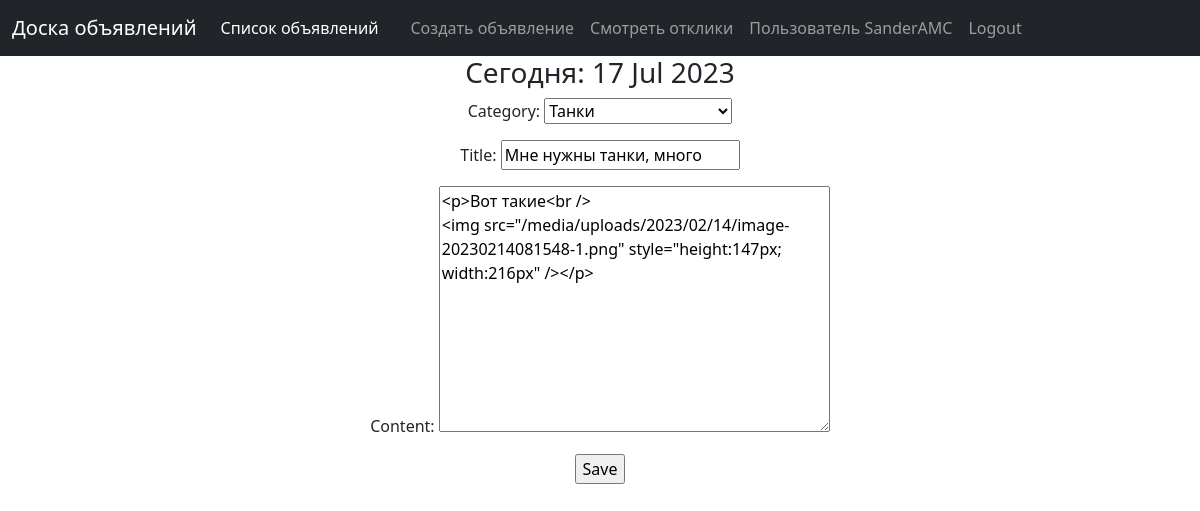
Screenshot of /post/25/edit/ (signed in) with the database file from the repository.
### MMORPG_messages/models.py (models this page shows)
class Post(models.Model):
    TYPES = [
        ('01', 'Танки'),
        ('02', 'Хилы'),
        ('03', 'ДД'),
        ('04', 'Торговцы'),
        ('05', 'Гилдмастеры'),
        ('06', 'Квестгиверы'),
        ('07', 'Кузнецы'),
        ('08', 'Кожевники'),
        ('09', 'Зельевары'),
        ('10', 'Мастера заклинаний')
    ]
    author = models.ForeignKey(User, on_delete=models.CASCADE)
    creation = models.DateTimeField(auto_now_add=True)
    category = models.CharField(max_length=2, choices=TYPES, default='1')
    title = models.CharField(max_length=200)
    content = RichTextUploadingField(blank=True, null=True)

### MMORPG_messages/views.py (the view, shortened to what this page needs)
# urls.py: path('<int:pk>/edit/', PostUpdate.as_view(), name='post_update'),
class PostUpdate(LoginRequiredMixin, UpdateView):
    form_class = PostForm
    model = Post
    template_name = 'post_edit.html'
    def get_context_data(self, **kwargs):
        context = super().get_context_data(**kwargs)
        if self.request.user.is_authenticated:
            context['user_name'] = self.request.user
        return context
    def get(self, request, *args, **kwargs):
        return super().get(request, *args, **kwargs) \
            if self.get_object().author == request.user else HttpResponse(status=403)

### MMORPG_messages/forms.py (shortened to what this page needs)
class PostForm(forms.ModelForm):
    class Meta:
       model = Post
       fields = [
           'category',
           'title',
           'content',
       ]

### MMORPG_messages/templatetags/custom_tags.py (called while the page is built)
@register.simple_tag()
def current_time(format_string='%d %b %Y'):
    return datetime.utcnow().strftime(format_string)

### templates/post_edit.html (shortened to what this page needs)
{% extends 'default.html' %}
{% load custom_filters %}
{% load custom_tags %}
{% block content %}
    <h3>Сегодня: {% current_time '%d %b %Y' %} </h3>
    <form action="" method="post">
      {{ form.as_p }} {{ form.media }}
        <input type="submit" value="Save"/>
    </form>
{% endblock content %}

### templates/default.html (shortened to what this page needs)
<!DOCTYPE html>
<html lang="en">
    <head>
        {% load static %}
	    <link href="{% static 'css/bootstrap.min.css' %}" rel="stylesheet" />
    </head>
    <body>
    {% load i18n %}
    <nav class="navbar navbar-expand-lg navbar-dark bg-dark">
          <div class="container-fluid">
            <a class="navbar-brand">Доска объявлений</a>
            <div class="collapse navbar-collapse" id="navbarColor02">
              <ul class="navbar-nav me-auto">
                <li class="nav-item">
                  <a class="nav-link active" href="/">Список объявлений
                  </a>
                </li>
                <li class="nav-item">
                  <a class="nav-link" href=""></a>
                </li>
                  {% if user_name %}
                  <li class="nav-item">
                  <a class="nav-link" href="/post/create">Создать объявление</a>
                </li>
                    <li class="nav-item">
                      <a class="nav-link" href="/post/search">Смотреть отклики</a>
                    </li>
                       <li class="nav-item">
                           <a class="nav-link" href="/user">Пользователь {{ user_name }}</a>
                       </li>
                       <li class="nav-item">
                           <a class="nav-link" href="/accounts/logout">Logout</a>
                       </li>
                  {% else %}
                       <li class="nav-item">
                           <a class="nav-link" href="/accounts/login">Войти на сайт</a>
                       </li>
                  {% endif %}
              </ul>
        </nav>
            <div class="container">
           <div class="row">
               <div class="col-lg-12 text-center">
                   {% block content %}
                   {% endblock content %}
                   <br>
               </div>
           </div>
        </div>
    </body>
</html>

### rows the page displays
Post: category "Танки", title "Мне нужны танки, много", content "<p>Вот такие<br /> <img src=\"/media/uploads/2023/02/14/image-20230214081548-1.png\" style=\"height:147px; width:216px\" /></p>"

### other values shown
{{ user_name }} "SanderAMC"
